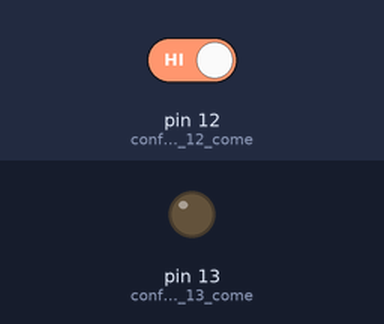
A sketch run on a simulated Arduino Uno, built with avr-gcc and run on an emulated ATmega328P. Shown: output pins drawn as LEDs (lit = HIGH). The test bench sets the inputs (shaded band); at power-on: pin 12 (configuro_il_pin_12_come) HIGH.

Above: at 10.8 s.
10.9 s: pin 12 (configuro_il_pin_12_come) driven LOW
At 15.5 s:
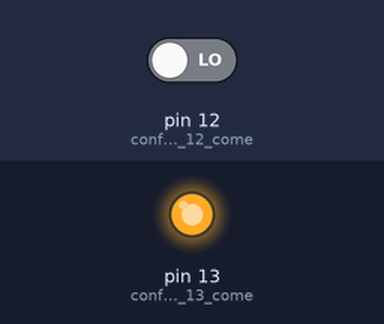
16.9 s: pin 12 (configuro_il_pin_12_come) driven HIGH
At 25.6 s:
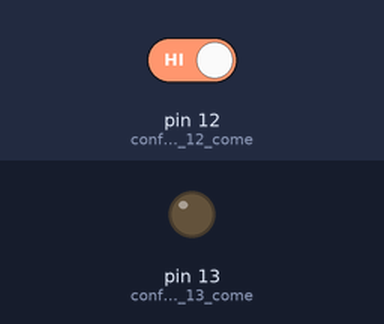
Timing chart, 0 to 27.1 s (numbered marks = the images above; inputs shaded):
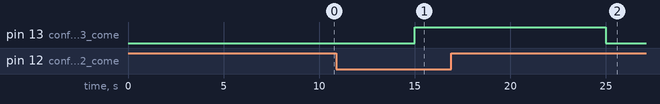

Measured:
- after the input at 10.9 s, pin 13 (configuro_il_pin_13_come): LOW → HIGH after 4.1 s
- after the input at 16.9 s, pin 13 (configuro_il_pin_13_come): HIGH → LOW after 8.1 s

The sketch:

LED_pulsante_5sec.ino
```cpp
void setup() {
  pinMode(13, OUTPUT);       //configuro il pin 13 come output (dove c'è il LED)
  pinMode(12,INPUT_PULLUP); //configuro il pin 12 come input (dove c'è il pulsante)
}

void loop() {

  if (digitalRead(12) == LOW) { // se il pulsante è premuto?
    //sì, il pulsante è premuto
    digitalWrite(13, HIGH); //accendo il LED
    delay(5000);// aspetto 5 sec
  } else {
    //no, non è premuto
    digitalWrite(13, LOW) //spengo il LED
; }
     delay(5000);// aspetto 5 sec
}
```
